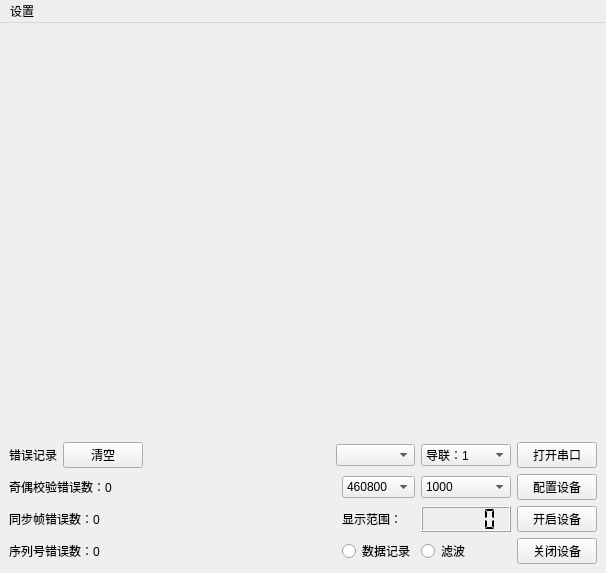
<?xml version="1.0" encoding="UTF-8"?>
<ui version="4.0">
 <class>MainWindow</class>
 <widget class="QMainWindow" name="MainWindow">
  <property name="geometry">
   <rect>
    <x>0</x>
    <y>0</y>
    <width>606</width>
    <height>573</height>
   </rect>
  </property>
  <property name="windowTitle">
   <string>MainWindow</string>
  </property>
  <widget class="QWidget" name="centralwidget">
   <layout class="QVBoxLayout" name="verticalLayout">
    <item>
     <layout class="QGridLayout" name="gridLayout">
      <item row="1" column="5">
       <widget class="QComboBox" name="m_comboBox_ChannelSelect">
        <item>
         <property name="text">
          <string>导联：1</string>
         </property>
        </item>
        <item>
         <property name="text">
          <string>导联：2</string>
         </property>
        </item>
        <item>
         <property name="text">
          <string>导联：3</string>
         </property>
        </item>
        <item>
         <property name="text">
          <string>导联：4</string>
         </property>
        </item>
        <item>
         <property name="text">
          <string>导联：5</string>
         </property>
        </item>
        <item>
         <property name="text">
          <string>导联：6</string>
         </property>
        </item>
        <item>
         <property name="text">
          <string>导联：7</string>
         </property>
        </item>
        <item>
         <property name="text">
          <string>导联：8</string>
         </property>
        </item>
        <item>
         <property name="text">
          <string>导联：全部</string>
         </property>
        </item>
       </widget>
      </item>
      <item row="1" column="1">
       <widget class="QPushButton" name="m_pushButton_errorNum_clear">
        <property name="text">
         <string>清空</string>
        </property>
       </widget>
      </item>
      <item row="2" column="5">
       <widget class="QComboBox" name="m_comboBox_freq">
        <property name="currentIndex">
         <number>2</number>
        </property>
        <item>
         <property name="text">
          <string>250</string>
         </property>
        </item>
        <item>
         <property name="text">
          <string>500</string>
         </property>
        </item>
        <item>
         <property name="text">
          <string>1000</string>
         </property>
        </item>
       </widget>
      </item>
      <item row="4" column="6">
       <widget class="QPushButton" name="m_pushbutton_CloseDevice">
        <property name="text">
         <string>关闭设备</string>
        </property>
       </widget>
      </item>
      <item row="4" column="5">
       <widget class="QRadioButton" name="m_radioButton_filter">
        <property name="text">
         <string>滤波</string>
        </property>
        <property name="autoExclusive">
         <bool>false</bool>
        </property>
       </widget>
      </item>
      <item row="2" column="0" colspan="2">
       <widget class="QLabel" name="m_label_errorNum_parity">
        <property name="text">
         <string>奇偶校验错误数：0</string>
        </property>
       </widget>
      </item>
      <item row="4" column="4">
       <widget class="QRadioButton" name="m_radioButton_record">
        <property name="text">
         <string>数据记录</string>
        </property>
        <property name="autoExclusive">
         <bool>false</bool>
        </property>
       </widget>
      </item>
      <item row="2" column="4">
       <widget class="QComboBox" name="m_comboBox_BautSelect">
        <item>
         <property name="text">
          <string>460800</string>
         </property>
        </item>
       </widget>
      </item>
      <item row="1" column="0">
       <widget class="QLabel" name="label">
        <property name="text">
         <string>错误记录</string>
        </property>
       </widget>
      </item>
      <item row="3" column="5">
       <widget class="QLCDNumber" name="m_lcdNumber_frame_count">
        <property name="segmentStyle">
         <enum>QLCDNumber::Flat</enum>
        </property>
       </widget>
      </item>
      <item row="1" column="6">
       <widget class="QPushButton" name="m_pushbutton_OpenCom">
        <property name="text">
         <string>打开串口</string>
        </property>
        <property name="checkable">
         <bool>false</bool>
        </property>
       </widget>
      </item>
      <item row="2" column="2">
       <spacer name="horizontalSpacer">
        <property name="orientation">
         <enum>Qt::Horizontal</enum>
        </property>
        <property name="sizeHint" stdset="0">
         <size>
          <width>40</width>
          <height>20</height>
         </size>
        </property>
       </spacer>
      </item>
      <item row="0" column="0" colspan="7">
       <widget class="ChartWork" name="m_chart" native="true"/>
      </item>
      <item row="4" column="0" colspan="2">
       <widget class="QLabel" name="m_label_errorNum_serial">
        <property name="text">
         <string>序列号错误数：0</string>
        </property>
       </widget>
      </item>
      <item row="3" column="6">
       <widget class="QPushButton" name="m_pushbutton_OpenDevice">
        <property name="text">
         <string>开启设备</string>
        </property>
       </widget>
      </item>
      <item row="2" column="6">
       <widget class="QPushButton" name="m_pushbutton_SettingDevice">
        <property name="text">
         <string>配置设备</string>
        </property>
       </widget>
      </item>
      <item row="3" column="0" colspan="2">
       <widget class="QLabel" name="m_label_errorNum_sync">
        <property name="text">
         <string>同步帧错误数：0</string>
        </property>
       </widget>
      </item>
      <item row="1" column="3" colspan="2">
       <widget class="QComboBox" name="m_comboBox_ComNameSelect"/>
      </item>
      <item row="3" column="4">
       <widget class="QLabel" name="m_label_total_ch_yRange">
        <property name="text">
         <string>显示范围：</string>
        </property>
       </widget>
      </item>
     </layout>
    </item>
   </layout>
  </widget>
  <widget class="QMenuBar" name="menuBar">
   <property name="geometry">
    <rect>
     <x>0</x>
     <y>0</y>
     <width>606</width>
     <height>19</height>
    </rect>
   </property>
   <widget class="QMenu" name="menu">
    <property name="title">
     <string>设置</string>
    </property>
    <addaction name="draw_switch"/>
    <addaction name="cmd_switch"/>
    <addaction name="separator"/>
    <addaction name="chart_setting"/>
   </widget>
   <addaction name="menu"/>
  </widget>
  <action name="draw_switch">
   <property name="text">
    <string>绘图：开</string>
   </property>
  </action>
  <action name="cmd_switch">
   <property name="text">
    <string>控制台：开</string>
   </property>
   <property name="toolTip">
    <string>控制台：开</string>
   </property>
  </action>
  <action name="chart_setting">
   <property name="text">
    <string>绘图设置</string>
   </property>
  </action>
 </widget>
 <customwidgets>
  <customwidget>
   <class>ChartWork</class>
   <extends>QWidget</extends>
   <header>chartwork.h</header>
   <container>1</container>
  </customwidget>
 </customwidgets>
 <resources/>
 <connections/>
</ui>
